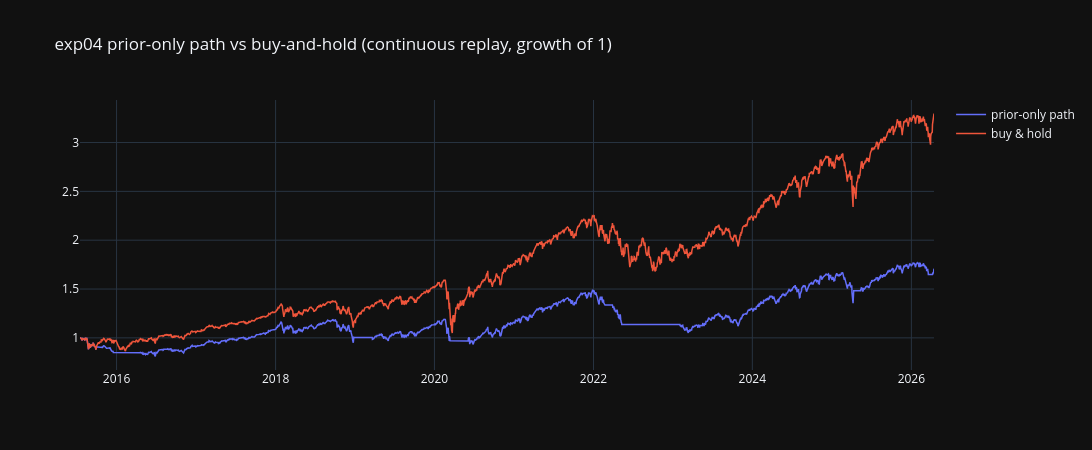

Notebook source saved alongside this figure:
### Code cell
# CREATE A FIGURE OF THE PRIOR-ONLY PATH vs BUY AND HOLD (GROWTH OF 1)
path_equity_pdf, buy_hold_equity_pdf = prior_dict["simulation_dict"]["daily_equity_pdf"], prior_dict["buy_hold_dict"]["daily_equity_pdf"]
fig = go.Figure()
fig.add_trace(go.Scatter(x=path_equity_pdf["date"], y=path_equity_pdf["equity"] / config.INITIAL_CAPITAL, name="prior-only path", line={"width": 1.5}))
fig.add_trace(go.Scatter(x=buy_hold_equity_pdf["date"], y=buy_hold_equity_pdf["equity"] / config.INITIAL_CAPITAL, name="buy & hold", line={"width": 1.5}))
fig.update_layout(template="plotly_dark", width=1100, height=450, title="exp04 prior-only path vs buy-and-hold (continuous replay, growth of 1)")
fig.show()

### Figure 1 — Plotly figure (JSON) as saved in the notebook; plotly's stock layout.template omitted (floating-point values rounded to 4 significant figures; data arrays with more than 128 entries replaced by an {"elided": "..."} marker saying what was removed)
{"data": [{"line": {"width": 1.5}, "name": "prior-only path", "type": "scatter", "x": {"elided": "2702 str values"}, "y": {"elided": "2702 float values"}}, {"line": {"width": 1.5}, "name": "buy & hold", "type": "scatter", "x": {"elided": "2702 str values"}, "y": {"elided": "2702 float values"}}], "layout": {"height": 450, "title": {"text": "exp04 prior-only path vs buy-and-hold (continuous replay, growth of 1)"}, "width": 1100}}
